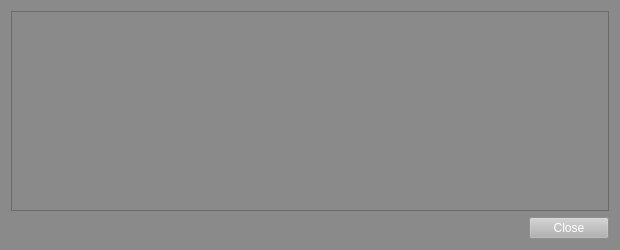
<?xml version="1.0" encoding="UTF-8"?>
<ui version="4.0">
 <class>TransactionDescDialog</class>
 <widget class="QDialog" name="TransactionDescDialog">
  <property name="geometry">
   <rect>
    <x>0</x>
    <y>0</y>
    <width>620</width>
    <height>250</height>
   </rect>
  </property>
  <property name="palette">
   <palette>
    <active>
     <colorrole role="WindowText">
      <brush brushstyle="SolidPattern">
       <color alpha="255">
        <red>0</red>
        <green>0</green>
        <blue>0</blue>
       </color>
      </brush>
     </colorrole>
     <colorrole role="Button">
      <brush brushstyle="SolidPattern">
       <color alpha="255">
        <red>138</red>
        <green>138</green>
        <blue>138</blue>
       </color>
      </brush>
     </colorrole>
     <colorrole role="Light">
      <brush brushstyle="SolidPattern">
       <color alpha="255">
        <red>207</red>
        <green>207</green>
        <blue>207</blue>
       </color>
      </brush>
     </colorrole>
     <colorrole role="Midlight">
      <brush brushstyle="SolidPattern">
       <color alpha="255">
        <red>172</red>
        <green>172</green>
        <blue>172</blue>
       </color>
      </brush>
     </colorrole>
     <colorrole role="Dark">
      <brush brushstyle="SolidPattern">
       <color alpha="255">
        <red>69</red>
        <green>69</green>
        <blue>69</blue>
       </color>
      </brush>
     </colorrole>
     <colorrole role="Mid">
      <brush brushstyle="SolidPattern">
       <color alpha="255">
        <red>92</red>
        <green>92</green>
        <blue>92</blue>
       </color>
      </brush>
     </colorrole>
     <colorrole role="Text">
      <brush brushstyle="SolidPattern">
       <color alpha="255">
        <red>0</red>
        <green>0</green>
        <blue>0</blue>
       </color>
      </brush>
     </colorrole>
     <colorrole role="BrightText">
      <brush brushstyle="SolidPattern">
       <color alpha="255">
        <red>255</red>
        <green>255</green>
        <blue>255</blue>
       </color>
      </brush>
     </colorrole>
     <colorrole role="ButtonText">
      <brush brushstyle="SolidPattern">
       <color alpha="255">
        <red>0</red>
        <green>0</green>
        <blue>0</blue>
       </color>
      </brush>
     </colorrole>
     <colorrole role="Base">
      <brush brushstyle="SolidPattern">
       <color alpha="255">
        <red>255</red>
        <green>255</green>
        <blue>255</blue>
       </color>
      </brush>
     </colorrole>
     <colorrole role="Window">
      <brush brushstyle="SolidPattern">
       <color alpha="255">
        <red>138</red>
        <green>138</green>
        <blue>138</blue>
       </color>
      </brush>
     </colorrole>
     <colorrole role="Shadow">
      <brush brushstyle="SolidPattern">
       <color alpha="255">
        <red>0</red>
        <green>0</green>
        <blue>0</blue>
       </color>
      </brush>
     </colorrole>
     <colorrole role="AlternateBase">
      <brush brushstyle="SolidPattern">
       <color alpha="255">
        <red>196</red>
        <green>196</green>
        <blue>196</blue>
       </color>
      </brush>
     </colorrole>
     <colorrole role="ToolTipBase">
      <brush brushstyle="SolidPattern">
       <color alpha="255">
        <red>255</red>
        <green>255</green>
        <blue>220</blue>
       </color>
      </brush>
     </colorrole>
     <colorrole role="ToolTipText">
      <brush brushstyle="SolidPattern">
       <color alpha="255">
        <red>0</red>
        <green>0</green>
        <blue>0</blue>
       </color>
      </brush>
     </colorrole>
    </active>
    <inactive>
     <colorrole role="WindowText">
      <brush brushstyle="SolidPattern">
       <color alpha="255">
        <red>0</red>
        <green>0</green>
        <blue>0</blue>
       </color>
      </brush>
     </colorrole>
     <colorrole role="Button">
      <brush brushstyle="SolidPattern">
       <color alpha="255">
        <red>138</red>
        <green>138</green>
        <blue>138</blue>
       </color>
      </brush>
     </colorrole>
     <colorrole role="Light">
      <brush brushstyle="SolidPattern">
       <color alpha="255">
        <red>207</red>
        <green>207</green>
        <blue>207</blue>
       </color>
      </brush>
     </colorrole>
     <colorrole role="Midlight">
      <brush brushstyle="SolidPattern">
       <color alpha="255">
        <red>172</red>
        <green>172</green>
        <blue>172</blue>
       </color>
      </brush>
     </colorrole>
     <colorrole role="Dark">
      <brush brushstyle="SolidPattern">
       <color alpha="255">
        <red>69</red>
        <green>69</green>
        <blue>69</blue>
       </color>
      </brush>
     </colorrole>
     <colorrole role="Mid">
      <brush brushstyle="SolidPattern">
       <color alpha="255">
        <red>92</red>
        <green>92</green>
        <blue>92</blue>
       </color>
      </brush>
     </colorrole>
     <colorrole role="Text">
      <brush brushstyle="SolidPattern">
       <color alpha="255">
        <red>0</red>
        <green>0</green>
        <blue>0</blue>
       </color>
      </brush>
     </colorrole>
     <colorrole role="BrightText">
      <brush brushstyle="SolidPattern">
       <color alpha="255">
        <red>255</red>
        <green>255</green>
        <blue>255</blue>
       </color>
      </brush>
     </colorrole>
     <colorrole role="ButtonText">
      <brush brushstyle="SolidPattern">
       <color alpha="255">
        <red>0</red>
        <green>0</green>
        <blue>0</blue>
       </color>
      </brush>
     </colorrole>
     <colorrole role="Base">
      <brush brushstyle="SolidPattern">
       <color alpha="255">
        <red>255</red>
        <green>255</green>
        <blue>255</blue>
       </color>
      </brush>
     </colorrole>
     <colorrole role="Window">
      <brush brushstyle="SolidPattern">
       <color alpha="255">
        <red>138</red>
        <green>138</green>
        <blue>138</blue>
       </color>
      </brush>
     </colorrole>
     <colorrole role="Shadow">
      <brush brushstyle="SolidPattern">
       <color alpha="255">
        <red>0</red>
        <green>0</green>
        <blue>0</blue>
       </color>
      </brush>
     </colorrole>
     <colorrole role="AlternateBase">
      <brush brushstyle="SolidPattern">
       <color alpha="255">
        <red>196</red>
        <green>196</green>
        <blue>196</blue>
       </color>
      </brush>
     </colorrole>
     <colorrole role="ToolTipBase">
      <brush brushstyle="SolidPattern">
       <color alpha="255">
        <red>255</red>
        <green>255</green>
        <blue>220</blue>
       </color>
      </brush>
     </colorrole>
     <colorrole role="ToolTipText">
      <brush brushstyle="SolidPattern">
       <color alpha="255">
        <red>0</red>
        <green>0</green>
        <blue>0</blue>
       </color>
      </brush>
     </colorrole>
    </inactive>
    <disabled>
     <colorrole role="WindowText">
      <brush brushstyle="SolidPattern">
       <color alpha="255">
        <red>69</red>
        <green>69</green>
        <blue>69</blue>
       </color>
      </brush>
     </colorrole>
     <colorrole role="Button">
      <brush brushstyle="SolidPattern">
       <color alpha="255">
        <red>138</red>
        <green>138</green>
        <blue>138</blue>
       </color>
      </brush>
     </colorrole>
     <colorrole role="Light">
      <brush brushstyle="SolidPattern">
       <color alpha="255">
        <red>207</red>
        <green>207</green>
        <blue>207</blue>
       </color>
      </brush>
     </colorrole>
     <colorrole role="Midlight">
      <brush brushstyle="SolidPattern">
       <color alpha="255">
        <red>172</red>
        <green>172</green>
        <blue>172</blue>
       </color>
      </brush>
     </colorrole>
     <colorrole role="Dark">
      <brush brushstyle="SolidPattern">
       <color alpha="255">
        <red>69</red>
        <green>69</green>
        <blue>69</blue>
       </color>
      </brush>
     </colorrole>
     <colorrole role="Mid">
      <brush brushstyle="SolidPattern">
       <color alpha="255">
        <red>92</red>
        <green>92</green>
        <blue>92</blue>
       </color>
      </brush>
     </colorrole>
     <colorrole role="Text">
      <brush brushstyle="SolidPattern">
       <color alpha="255">
        <red>69</red>
        <green>69</green>
        <blue>69</blue>
       </color>
      </brush>
     </colorrole>
     <colorrole role="BrightText">
      <brush brushstyle="SolidPattern">
       <color alpha="255">
        <red>255</red>
        <green>255</green>
        <blue>255</blue>
       </color>
      </brush>
     </colorrole>
     <colorrole role="ButtonText">
      <brush brushstyle="SolidPattern">
       <color alpha="255">
        <red>69</red>
        <green>69</green>
        <blue>69</blue>
       </color>
      </brush>
     </colorrole>
     <colorrole role="Base">
      <brush brushstyle="SolidPattern">
       <color alpha="255">
        <red>138</red>
        <green>138</green>
        <blue>138</blue>
       </color>
      </brush>
     </colorrole>
     <colorrole role="Window">
      <brush brushstyle="SolidPattern">
       <color alpha="255">
        <red>138</red>
        <green>138</green>
        <blue>138</blue>
       </color>
      </brush>
     </colorrole>
     <colorrole role="Shadow">
      <brush brushstyle="SolidPattern">
       <color alpha="255">
        <red>0</red>
        <green>0</green>
        <blue>0</blue>
       </color>
      </brush>
     </colorrole>
     <colorrole role="AlternateBase">
      <brush brushstyle="SolidPattern">
       <color alpha="255">
        <red>138</red>
        <green>138</green>
        <blue>138</blue>
       </color>
      </brush>
     </colorrole>
     <colorrole role="ToolTipBase">
      <brush brushstyle="SolidPattern">
       <color alpha="255">
        <red>255</red>
        <green>255</green>
        <blue>220</blue>
       </color>
      </brush>
     </colorrole>
     <colorrole role="ToolTipText">
      <brush brushstyle="SolidPattern">
       <color alpha="255">
        <red>0</red>
        <green>0</green>
        <blue>0</blue>
       </color>
      </brush>
     </colorrole>
    </disabled>
   </palette>
  </property>
  <property name="windowTitle">
   <string>Transaction details</string>
  </property>
  <property name="styleSheet">
   <string notr="true"/>
  </property>
  <layout class="QVBoxLayout" name="verticalLayout">
   <item>
    <widget class="QTextEdit" name="detailText">
     <property name="palette">
      <palette>
       <active>
        <colorrole role="WindowText">
         <brush brushstyle="SolidPattern">
          <color alpha="255">
           <red>255</red>
           <green>255</green>
           <blue>255</blue>
          </color>
         </brush>
        </colorrole>
        <colorrole role="Button">
         <brush brushstyle="SolidPattern">
          <color alpha="255">
           <red>138</red>
           <green>138</green>
           <blue>138</blue>
          </color>
         </brush>
        </colorrole>
        <colorrole role="Text">
         <brush brushstyle="SolidPattern">
          <color alpha="255">
           <red>255</red>
           <green>255</green>
           <blue>255</blue>
          </color>
         </brush>
        </colorrole>
        <colorrole role="ButtonText">
         <brush brushstyle="SolidPattern">
          <color alpha="255">
           <red>255</red>
           <green>255</green>
           <blue>255</blue>
          </color>
         </brush>
        </colorrole>
        <colorrole role="Base">
         <brush brushstyle="SolidPattern">
          <color alpha="255">
           <red>138</red>
           <green>138</green>
           <blue>138</blue>
          </color>
         </brush>
        </colorrole>
        <colorrole role="Window">
         <brush brushstyle="SolidPattern">
          <color alpha="255">
           <red>138</red>
           <green>138</green>
           <blue>138</blue>
          </color>
         </brush>
        </colorrole>
        <colorrole role="Shadow">
         <brush brushstyle="SolidPattern">
          <color alpha="255">
           <red>90</red>
           <green>104</green>
           <blue>118</blue>
          </color>
         </brush>
        </colorrole>
        <colorrole role="ToolTipText">
         <brush brushstyle="SolidPattern">
          <color alpha="255">
           <red>90</red>
           <green>104</green>
           <blue>118</blue>
          </color>
         </brush>
        </colorrole>
       </active>
       <inactive>
        <colorrole role="WindowText">
         <brush brushstyle="SolidPattern">
          <color alpha="255">
           <red>255</red>
           <green>255</green>
           <blue>255</blue>
          </color>
         </brush>
        </colorrole>
        <colorrole role="Button">
         <brush brushstyle="SolidPattern">
          <color alpha="255">
           <red>138</red>
           <green>138</green>
           <blue>138</blue>
          </color>
         </brush>
        </colorrole>
        <colorrole role="Text">
         <brush brushstyle="SolidPattern">
          <color alpha="255">
           <red>255</red>
           <green>255</green>
           <blue>255</blue>
          </color>
         </brush>
        </colorrole>
        <colorrole role="ButtonText">
         <brush brushstyle="SolidPattern">
          <color alpha="255">
           <red>255</red>
           <green>255</green>
           <blue>255</blue>
          </color>
         </brush>
        </colorrole>
        <colorrole role="Base">
         <brush brushstyle="SolidPattern">
          <color alpha="255">
           <red>138</red>
           <green>138</green>
           <blue>138</blue>
          </color>
         </brush>
        </colorrole>
        <colorrole role="Window">
         <brush brushstyle="SolidPattern">
          <color alpha="255">
           <red>138</red>
           <green>138</green>
           <blue>138</blue>
          </color>
         </brush>
        </colorrole>
        <colorrole role="Shadow">
         <brush brushstyle="SolidPattern">
          <color alpha="255">
           <red>90</red>
           <green>104</green>
           <blue>118</blue>
          </color>
         </brush>
        </colorrole>
        <colorrole role="ToolTipText">
         <brush brushstyle="SolidPattern">
          <color alpha="255">
           <red>90</red>
           <green>104</green>
           <blue>118</blue>
          </color>
         </brush>
        </colorrole>
       </inactive>
       <disabled>
        <colorrole role="WindowText">
         <brush brushstyle="SolidPattern">
          <color alpha="255">
           <red>255</red>
           <green>255</green>
           <blue>255</blue>
          </color>
         </brush>
        </colorrole>
        <colorrole role="Button">
         <brush brushstyle="SolidPattern">
          <color alpha="255">
           <red>138</red>
           <green>138</green>
           <blue>138</blue>
          </color>
         </brush>
        </colorrole>
        <colorrole role="Text">
         <brush brushstyle="SolidPattern">
          <color alpha="255">
           <red>255</red>
           <green>255</green>
           <blue>255</blue>
          </color>
         </brush>
        </colorrole>
        <colorrole role="ButtonText">
         <brush brushstyle="SolidPattern">
          <color alpha="255">
           <red>255</red>
           <green>255</green>
           <blue>255</blue>
          </color>
         </brush>
        </colorrole>
        <colorrole role="Base">
         <brush brushstyle="SolidPattern">
          <color alpha="255">
           <red>138</red>
           <green>138</green>
           <blue>138</blue>
          </color>
         </brush>
        </colorrole>
        <colorrole role="Window">
         <brush brushstyle="SolidPattern">
          <color alpha="255">
           <red>138</red>
           <green>138</green>
           <blue>138</blue>
          </color>
         </brush>
        </colorrole>
        <colorrole role="Shadow">
         <brush brushstyle="SolidPattern">
          <color alpha="255">
           <red>90</red>
           <green>104</green>
           <blue>118</blue>
          </color>
         </brush>
        </colorrole>
        <colorrole role="ToolTipText">
         <brush brushstyle="SolidPattern">
          <color alpha="255">
           <red>90</red>
           <green>104</green>
           <blue>118</blue>
          </color>
         </brush>
        </colorrole>
       </disabled>
      </palette>
     </property>
     <property name="toolTip">
      <string>This pane shows a detailed description of the transaction</string>
     </property>
     <property name="styleSheet">
      <string notr="true"/>
     </property>
     <property name="readOnly">
      <bool>true</bool>
     </property>
    </widget>
   </item>
   <item>
    <widget class="QDialogButtonBox" name="buttonBox">
     <property name="palette">
      <palette>
       <active>
        <colorrole role="Button">
         <brush brushstyle="SolidPattern">
          <color alpha="255">
           <red>178</red>
           <green>178</green>
           <blue>178</blue>
          </color>
         </brush>
        </colorrole>
        <colorrole role="ButtonText">
         <brush brushstyle="SolidPattern">
          <color alpha="255">
           <red>255</red>
           <green>255</green>
           <blue>255</blue>
          </color>
         </brush>
        </colorrole>
        <colorrole role="Base">
         <brush brushstyle="SolidPattern">
          <color alpha="255">
           <red>178</red>
           <green>178</green>
           <blue>178</blue>
          </color>
         </brush>
        </colorrole>
        <colorrole role="Window">
         <brush brushstyle="SolidPattern">
          <color alpha="255">
           <red>178</red>
           <green>178</green>
           <blue>178</blue>
          </color>
         </brush>
        </colorrole>
        <colorrole role="Highlight">
         <brush brushstyle="SolidPattern">
          <color alpha="255">
           <red>240</red>
           <green>119</green>
           <blue>70</blue>
          </color>
         </brush>
        </colorrole>
       </active>
       <inactive>
        <colorrole role="Button">
         <brush brushstyle="SolidPattern">
          <color alpha="255">
           <red>178</red>
           <green>178</green>
           <blue>178</blue>
          </color>
         </brush>
        </colorrole>
        <colorrole role="ButtonText">
         <brush brushstyle="SolidPattern">
          <color alpha="255">
           <red>255</red>
           <green>255</green>
           <blue>255</blue>
          </color>
         </brush>
        </colorrole>
        <colorrole role="Base">
         <brush brushstyle="SolidPattern">
          <color alpha="255">
           <red>178</red>
           <green>178</green>
           <blue>178</blue>
          </color>
         </brush>
        </colorrole>
        <colorrole role="Window">
         <brush brushstyle="SolidPattern">
          <color alpha="255">
           <red>178</red>
           <green>178</green>
           <blue>178</blue>
          </color>
         </brush>
        </colorrole>
        <colorrole role="Highlight">
         <brush brushstyle="SolidPattern">
          <color alpha="255">
           <red>178</red>
           <green>178</green>
           <blue>178</blue>
          </color>
         </brush>
        </colorrole>
       </inactive>
       <disabled>
        <colorrole role="Button">
         <brush brushstyle="SolidPattern">
          <color alpha="255">
           <red>178</red>
           <green>178</green>
           <blue>178</blue>
          </color>
         </brush>
        </colorrole>
        <colorrole role="ButtonText">
         <brush brushstyle="SolidPattern">
          <color alpha="255">
           <red>138</red>
           <green>138</green>
           <blue>138</blue>
          </color>
         </brush>
        </colorrole>
        <colorrole role="Base">
         <brush brushstyle="SolidPattern">
          <color alpha="255">
           <red>178</red>
           <green>178</green>
           <blue>178</blue>
          </color>
         </brush>
        </colorrole>
        <colorrole role="Window">
         <brush brushstyle="SolidPattern">
          <color alpha="255">
           <red>178</red>
           <green>178</green>
           <blue>178</blue>
          </color>
         </brush>
        </colorrole>
        <colorrole role="Highlight">
         <brush brushstyle="SolidPattern">
          <color alpha="255">
           <red>178</red>
           <green>178</green>
           <blue>178</blue>
          </color>
         </brush>
        </colorrole>
       </disabled>
      </palette>
     </property>
     <property name="styleSheet">
      <string notr="true"/>
     </property>
     <property name="orientation">
      <enum>Qt::Horizontal</enum>
     </property>
     <property name="standardButtons">
      <set>QDialogButtonBox::Close</set>
     </property>
    </widget>
   </item>
  </layout>
 </widget>
 <resources/>
 <connections>
  <connection>
   <sender>buttonBox</sender>
   <signal>accepted()</signal>
   <receiver>TransactionDescDialog</receiver>
   <slot>accept()</slot>
   <hints>
    <hint type="sourcelabel">
     <x>248</x>
     <y>254</y>
    </hint>
    <hint type="destinationlabel">
     <x>157</x>
     <y>274</y>
    </hint>
   </hints>
  </connection>
  <connection>
   <sender>buttonBox</sender>
   <signal>rejected()</signal>
   <receiver>TransactionDescDialog</receiver>
   <slot>reject()</slot>
   <hints>
    <hint type="sourcelabel">
     <x>316</x>
     <y>260</y>
    </hint>
    <hint type="destinationlabel">
     <x>286</x>
     <y>274</y>
    </hint>
   </hints>
  </connection>
 </connections>
</ui>
